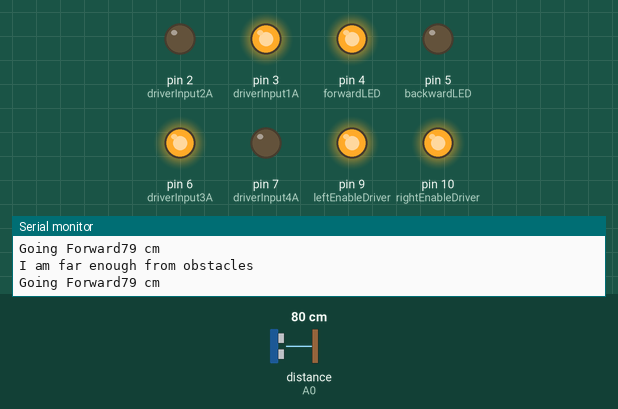
Recording of a sketch running on a simulated Arduino Uno, built with avr-gcc and run on an emulated ATmega328P. Shown: output pins drawn as LEDs (lit = HIGH), the last lines printed to the serial monitor. Wiring (inferred from the names in the program): ultrasonic range finder: trigger pin 13; echo A0. The test bench sets the inputs (shaded band); at power-on: distance to the obstacle (sensor on A0) 80 cm. The echo pulse lasts 58.3 µs per cm; pins used as bus, display or sensor lines are not drawn.

Above: at 1.3 s.
1.4 s: distance to the obstacle (sensor on A0) set to 17 cm
2.9 s: distance to the obstacle (sensor on A0) set to 14 cm
At 3.7 s:
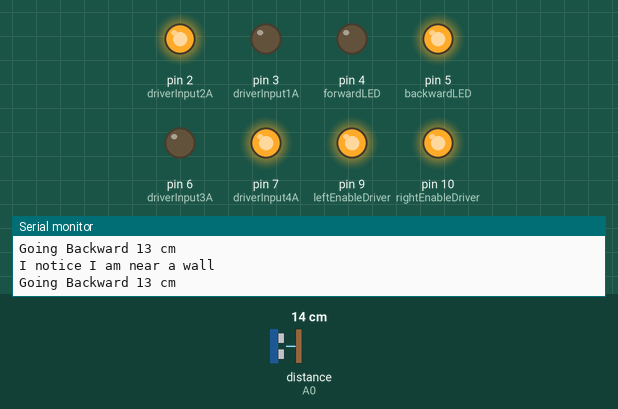
Timing chart, 0 to 5.9 s (numbered marks = the images above; inputs shaded):
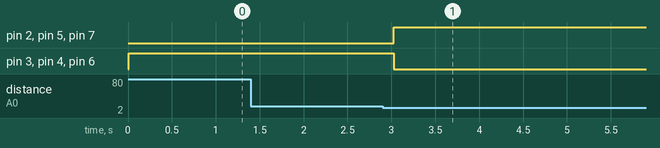

Measured:
- the behaviour switches between 16 and 15 cm on distance to the obstacle (sensor on A0) (found by bisection; images 0 and 1)
- after the input at 2.9 s, pin 2 (driverInput2A), pin 5 (backwardLED), pin 7 (driverInput4A): LOW → HIGH after 0.13 s; pin 3 (driverInput1A), pin 4 (forwardLED), pin 6 (driverInput3A): HIGH → LOW after 0.13 s

The sketch:

SensorBotMark4echo.ino
```cpp
//L293 information sheet
//http://www.ti.com/lit/ds/symlink/l293d.pdf

//This project uses Arduino UNO and the L293DNE IC to run two
//motors independently forward and backward, and with speed
//adjustable with pulse-width modulation (PWM).

#define trigPin 13
#define echoPin A0


// Hook up the Arduino to the L293 IC, and define constants:

// side L (going from top left to bottom left on IC)
  const int leftEnableDriver = 9; // pin 1 on IC, enableDriver12EN, on a PWM-capable arduino pin
  const int driverInput1A = 3;  // pin 2 on IC
  // pin 3 on IC = driverOutput1Y , goes to L motor
  // pin 4 on IC = ground
  // pin 5 on IC = ground
  // pin 6 on IC = driverOutput2Y, goes to L motor
  const int driverInput2A = 2;  // pin 7 on IC
  // pin 8 on IC  is positive power source for the motors

//side R (going from bottom right to top right on IC, as is the convention)
  const int rightEnableDriver = 10;  //pin 9 on IC, enableDriver34EN, on a PWM-capable arduino pin
  const int driverInput3A = 6; // pin 10 on IC
  // pin 11 on IC = driverOutput3Y, goes to R motor
  // pin 12 on IC = ground
  // pin 13 on IC = ground
  // pin 14 on IC = driverOutput4Y, goes to R motor
  const int driverInput4A = 7; // pin 15 on IC
  // pin 16 on IC powers the IC, needs 5V

// debug LEDs
  const int forwardLED = 4;
  const int backwardLED = 5;
  const int rightLED = 8;
  const int leftLED = 12;

void setup() {
  Serial.begin(9600);

  pinMode(trigPin, OUTPUT);
  pinMode(echoPin, INPUT);

  pinMode(leftEnableDriver, OUTPUT);
  pinMode(rightEnableDriver, OUTPUT);
  pinMode(driverInput1A, OUTPUT);
  pinMode(driverInput2A, OUTPUT);
  pinMode(driverInput3A, OUTPUT);
  pinMode(driverInput4A, OUTPUT);

  pinMode(forwardLED, OUTPUT);
  pinMode(backwardLED, OUTPUT);

  //set the wheels to spinning
  digitalWrite(leftEnableDriver, HIGH);
  digitalWrite(rightEnableDriver, HIGH);
}

void loop() {
  long duration, distance;
  digitalWrite(trigPin, LOW);  // Added this line
  delayMicroseconds(2); // Added this line
  digitalWrite(trigPin, HIGH);
  delayMicroseconds(10); // Added this line
  digitalWrite(trigPin, LOW);
  duration = pulseIn(echoPin, HIGH);
  distance = (duration/2) / 29.1;
  if (distance < 15) { // less than 4 cm
    Serial.println("I notice I am near a wall");
    goBackward();
  }
  else {
    Serial.println("I am far enough from obstacles");
    goForward();
  }

  if (distance >= 200 || distance <= 0){
    Serial.println("Out of range");
  }
  else {
    Serial.print(distance);
    Serial.println(" cm");
  }
  delay(500);

}

void goForward(){
    Serial.print("Going Forward");
  //make both sides of wheels go forward
  digitalWrite(driverInput1A, HIGH);
  digitalWrite(driverInput2A, LOW);
  digitalWrite(driverInput3A, HIGH);
  digitalWrite(driverInput4A, LOW);
  //debug lights
  digitalWrite(forwardLED, HIGH);
  digitalWrite(backwardLED, LOW);
  digitalWrite(rightLED, LOW);
  digitalWrite(leftLED, LOW);
}

void goBackward(){
    Serial.print("Going Backward ");
  //make both sides of wheels go backward
  digitalWrite(driverInput1A, LOW);
  digitalWrite(driverInput2A, HIGH);
  digitalWrite(driverInput3A, LOW);
  digitalWrite(driverInput4A, HIGH);
  //debug lights
  digitalWrite(forwardLED, LOW);
  digitalWrite(backwardLED, HIGH);
  digitalWrite(rightLED, LOW);
  digitalWrite(leftLED, LOW);
}

void goRight(){
    Serial.print("Going Right ");
  //make left side go forward
  digitalWrite(driverInput1A, HIGH);
  digitalWrite(driverInput2A, LOW);
  //make right side go forward
  digitalWrite(driverInput3A, LOW);
  digitalWrite(driverInput4A, HIGH);
  //debug lights
  digitalWrite(forwardLED, LOW);
  digitalWrite(backwardLED, LOW);
  digitalWrite(rightLED, HIGH);
  digitalWrite(leftLED, LOW);
}

void goLeft(){
    Serial.print("Going Left ");
  //make left side go backward
  digitalWrite(driverInput1A, LOW);
  digitalWrite(driverInput2A, HIGH);
  //make right side go forward
  digitalWrite(driverInput3A, HIGH);
  digitalWrite(driverInput4A, LOW);
  //debug lights
  digitalWrite(forwardLED, LOW);
  digitalWrite(backwardLED, LOW);
  digitalWrite(rightLED, LOW);
  digitalWrite(leftLED, HIGH);
}
```
